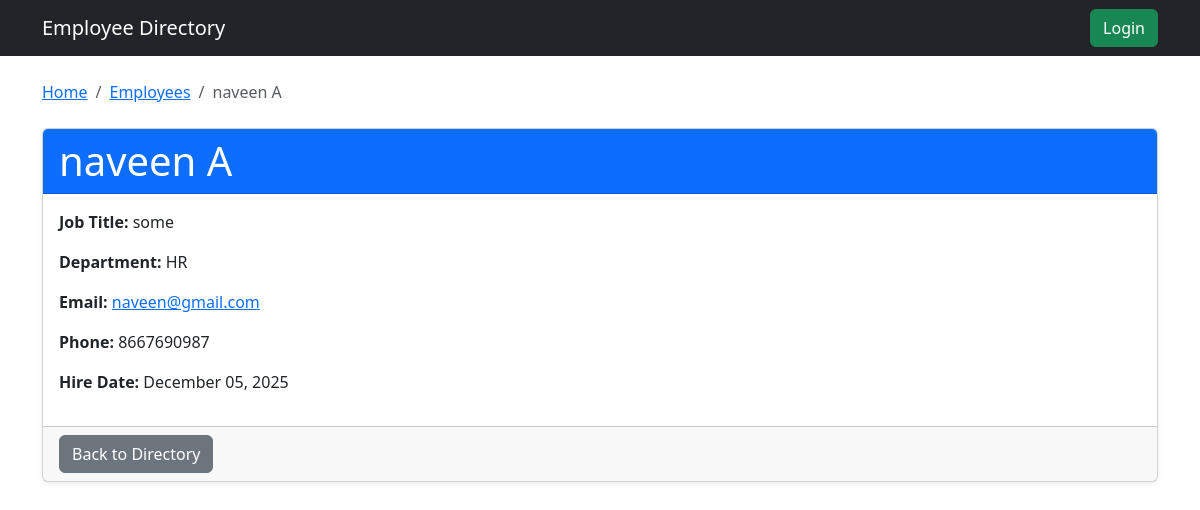
The app's page /employees/employee/2/ with its own data.
### employees/models.py (models this page shows, shortened)
class Employee(models.Model):
    first_name = models.CharField(max_length=100)
    last_name = models.CharField(max_length=100)
    email = models.EmailField(unique=True)
    phone_number = models.CharField(max_length=20, blank=True, null=True)
    hire_date = models.DateField()
    job_title = models.CharField(max_length=100)
    department = models.ForeignKey(Department, on_delete=models.SET_NULL, null=True, blank=True)
    class Meta:
        ordering = ['last_name', 'first_name']
    def get_absolute_url(self):
        return reverse('employee_detail', kwargs={'pk': self.pk})
    def full_name(self):
        return f"{self.first_name} {self.last_name}"

class Department(models.Model):
    name = models.CharField(max_length=100, unique=True)
    class Meta:
        ordering = ['name']
    def __str__(self):
        return self.name

### employees/views.py (the view)
# urls.py: path('employee/<int:pk>/', EmployeeDetailView.as_view(), name='employee_detail'),
class EmployeeDetailView(DetailView):
    model = Employee
    template_name = 'employees/employee_detail.html'
    context_object_name = 'employee'
    def get_context_data(self, **kwargs):
        context = super().get_context_data(**kwargs)
        employee = self.get_object()
        context['breadcrumbs'] = [
            {'name': 'Home', 'url': reverse_lazy('home')},
            {'name': 'Employees', 'url': reverse_lazy('employee_list')},
            {'name': employee.full_name(), 'url': employee.get_absolute_url()},
        ]
        return context

### employees/templates/employees/employee_detail.html (shortened to what this page needs)
{% extends 'base.html' %}
{% block content %}
<div class="card my-4 shadow-sm">
    <div class="card-header bg-primary text-white">
        <h1 class="card-title mb-0">{{ employee.full_name }}</h1>
    </div>
    <div class="card-body">
        <p><strong>Job Title:</strong> {{ employee.job_title }}</p>
        <p><strong>Department:</strong> {{ employee.department|default:"Not Assigned" }}</p>
        <p><strong>Email:</strong> <a href="mailto:{{ employee.email }}">{{ employee.email }}</a></p>
        <p><strong>Phone:</strong> {{ employee.phone_number|default:"N/A" }}</p>
        <p><strong>Hire Date:</strong> {{ employee.hire_date|date:"F d, Y" }}</p>
    </div>
    <div class="card-footer d-flex justify-content-between">
        <a href="{% url 'employee_list' %}" class="btn btn-secondary">Back to Directory</a>
    </div>
</div>
{% endblock %}

### records on screen
Employee: full_name "naveen A", job_title "some", department "HR", email "naveen@gmail.com", phone_number "8667690987", hire_date "December 05, 2025"

### other values on screen
{{ crumb.name }} "Home" "Employees"
{{ crumb.name }} "naveen A"
